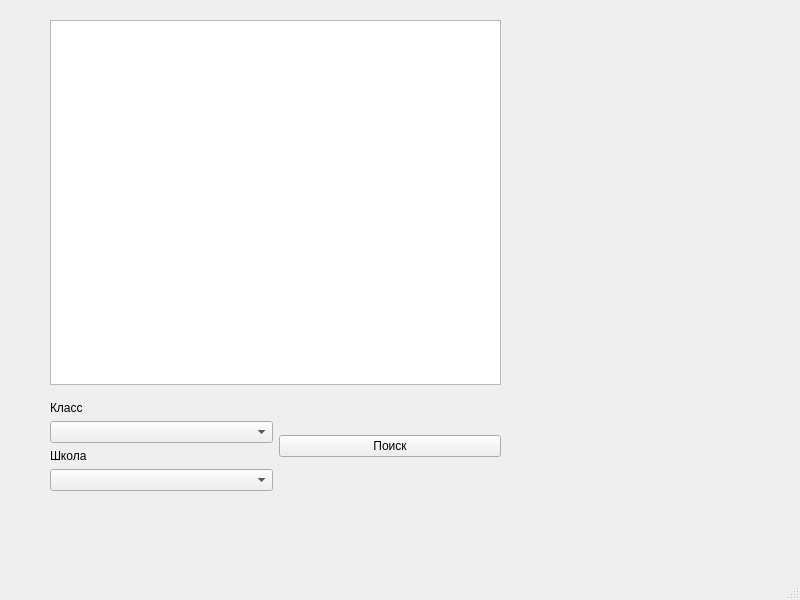
<?xml version="1.0" encoding="UTF-8"?>
<ui version="4.0">
 <class>MainWindow</class>
 <widget class="QMainWindow" name="MainWindow">
  <property name="geometry">
   <rect>
    <x>0</x>
    <y>0</y>
    <width>800</width>
    <height>600</height>
   </rect>
  </property>
  <property name="windowTitle">
   <string>№1</string>
  </property>
  <widget class="QWidget" name="centralwidget">
   <widget class="QWidget" name="verticalLayoutWidget_2">
    <property name="geometry">
     <rect>
      <x>50</x>
      <y>20</y>
      <width>451</width>
      <height>471</height>
     </rect>
    </property>
    <layout class="QVBoxLayout" name="verticalLayout_5" stretch="1,0,0">
     <property name="sizeConstraint">
      <enum>QLayout::SizeConstraint::SetMinimumSize</enum>
     </property>
     <item>
      <widget class="QTableWidget" name="tableWidget"/>
     </item>
     <item>
      <spacer name="verticalSpacer">
       <property name="orientation">
        <enum>Qt::Orientation::Vertical</enum>
       </property>
       <property name="sizeHint" stdset="0">
        <size>
         <width>20</width>
         <height>10</height>
        </size>
       </property>
      </spacer>
     </item>
     <item>
      <layout class="QHBoxLayout" name="horizontalLayout_2">
       <item>
        <layout class="QVBoxLayout" name="verticalLayout_3">
         <item>
          <widget class="QLabel" name="label">
           <property name="text">
            <string>Класс</string>
           </property>
          </widget>
         </item>
         <item>
          <widget class="QComboBox" name="comboBox">
           <property name="currentText">
            <string/>
           </property>
           <item>
            <property name="text">
             <string/>
            </property>
           </item>
          </widget>
         </item>
         <item>
          <widget class="QLabel" name="label_2">
           <property name="text">
            <string>Школа</string>
           </property>
          </widget>
         </item>
         <item>
          <widget class="QComboBox" name="comboBox_2">
           <item>
            <property name="text">
             <string/>
            </property>
           </item>
          </widget>
         </item>
        </layout>
       </item>
       <item>
        <layout class="QVBoxLayout" name="verticalLayout_4">
         <item>
          <widget class="QPushButton" name="pushButton">
           <property name="text">
            <string>Поиск</string>
           </property>
          </widget>
         </item>
        </layout>
       </item>
      </layout>
     </item>
    </layout>
   </widget>
  </widget>
  <widget class="QMenuBar" name="menubar">
   <property name="geometry">
    <rect>
     <x>0</x>
     <y>0</y>
     <width>800</width>
     <height>22</height>
    </rect>
   </property>
  </widget>
  <widget class="QStatusBar" name="statusbar"/>
 </widget>
 <resources/>
 <connections/>
</ui>
